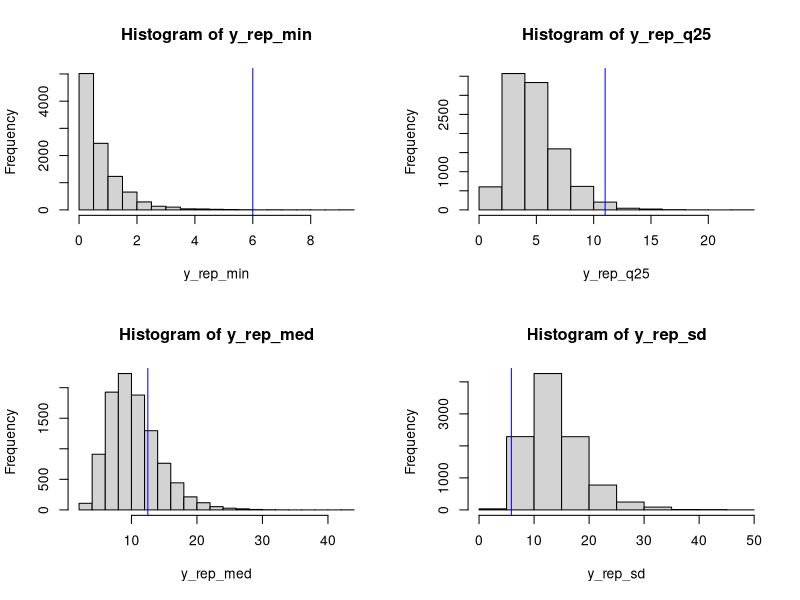
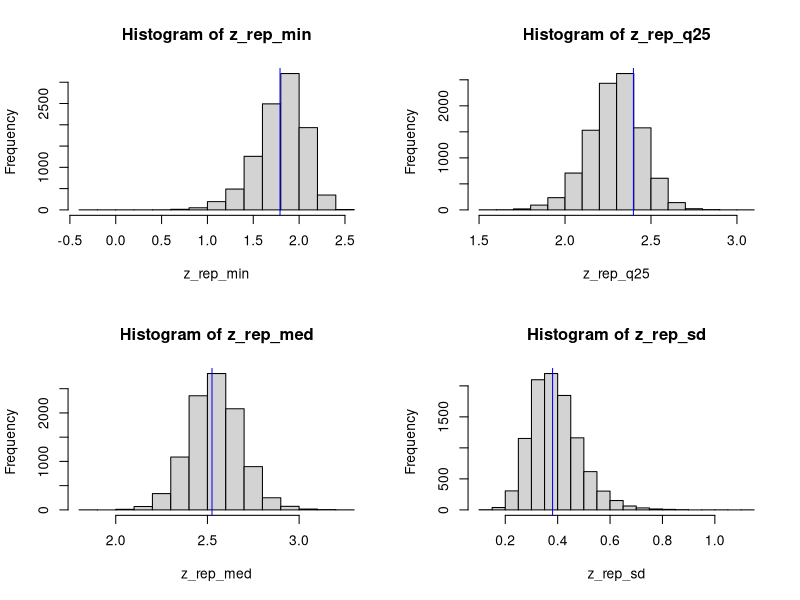
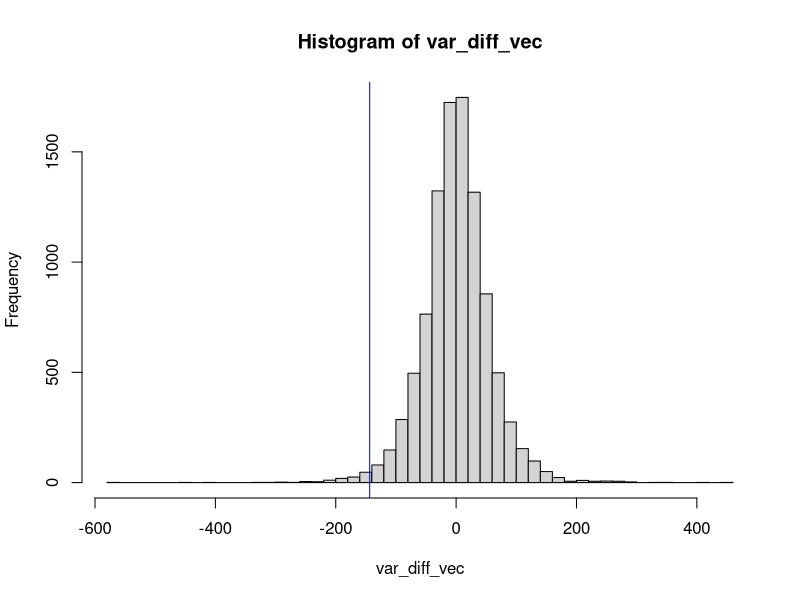
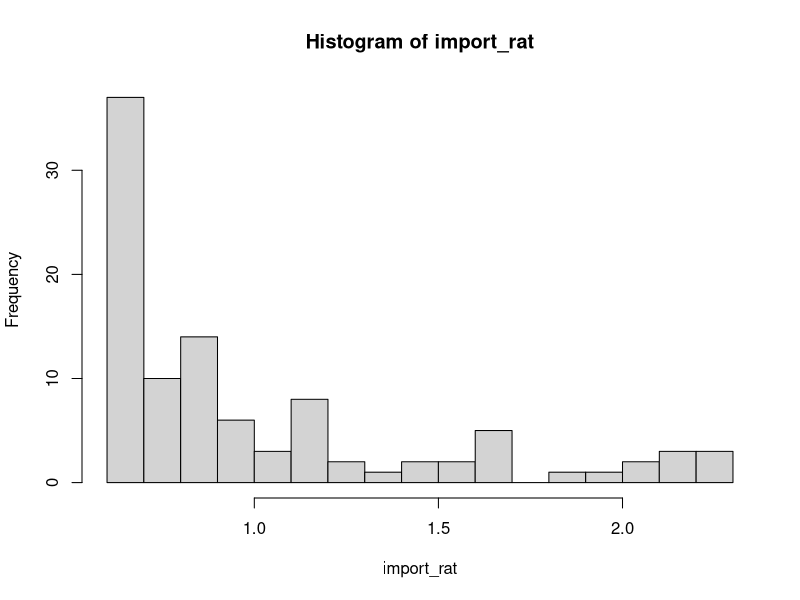
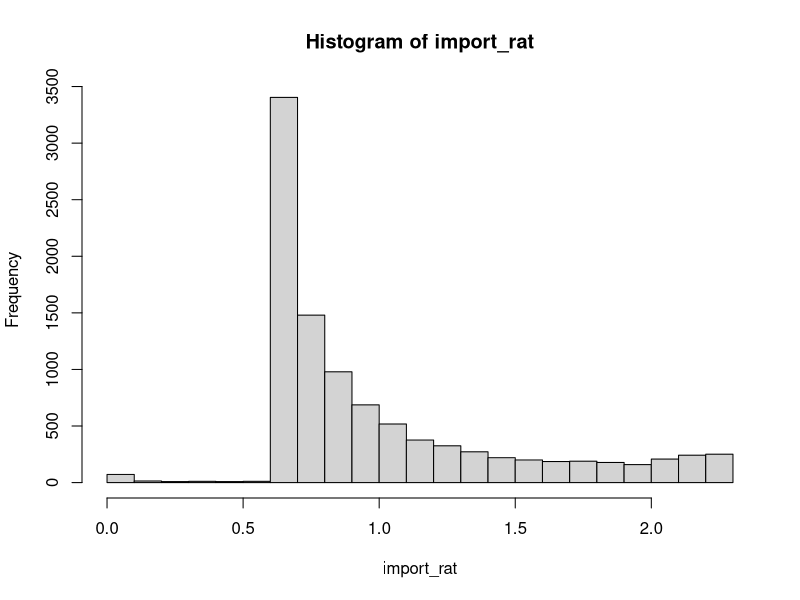
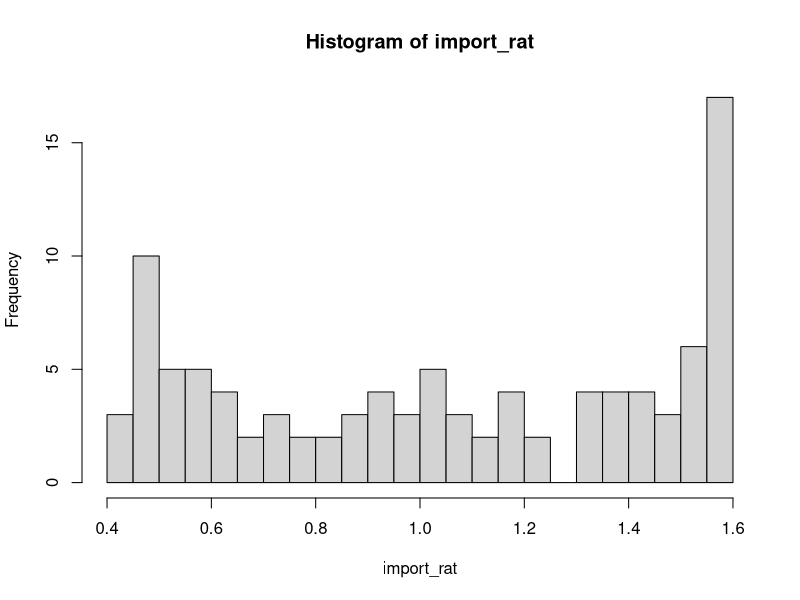
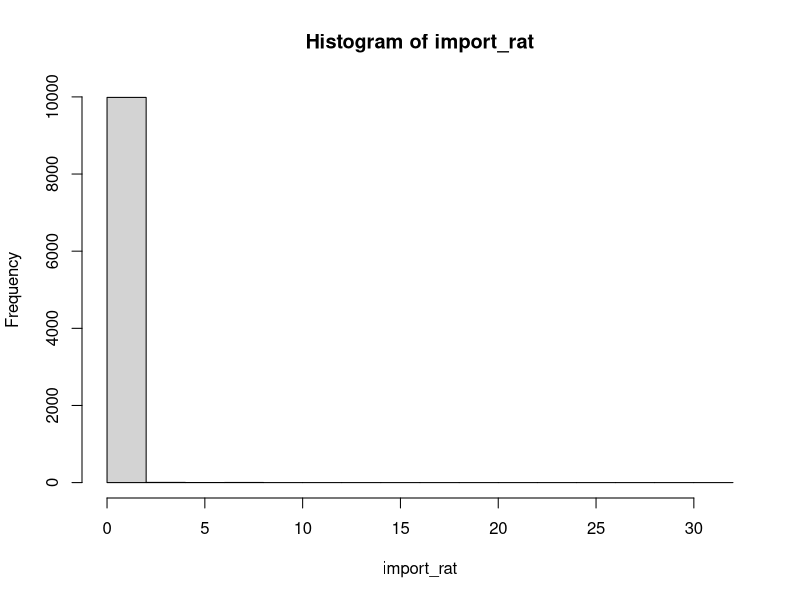

Generate these figures, in order, with R:
## No scientific notation

options(scipen = 999)

## Load in packages

library(fGarch)



########## Problem 1 ##########



## Input the known parameters and data

y <- c(15,9,15,8,8,20,25,31,13,12,11,15,11,13,13,11,11,12,6,14)
n <- length(y)
S <- 10000
alpha <- 5
beta <- alpha * 15



##### Part i #####



## Sample from the Gamma

samp_1i <- rgamma(n = S, shape = n + alpha, rate = beta + sum(y))



##### Part ii #####



## Construct the replicate data sets

y_rep <- matrix(0, nrow = S, ncol = n)

for(s in 1:S) {
    
    y_rep[s,] <- rexp(n = n, rate = samp_1i[s])
    
}



##### Part iii #####



## Compute the required test statistics for each replicate data set

y_rep_min <- apply(y_rep, 1, min)
y_rep_q25 <- apply(y_rep, 1, quantile, probs = 0.25)
y_rep_med <- apply(y_rep, 1, median)
y_rep_sd <- apply(y_rep, 1, sd)

par(mfrow = c(2, 2))

hist(x = y_rep_min)
abline(v = min(y), col = 'blue')

hist(x = y_rep_q25)
abline(v = quantile(y, 0.25), col = 'blue')

hist(x = y_rep_med)
abline(v = median(y), col = 'blue')

hist(x = y_rep_sd)
abline(v = sd(y), col = 'blue')



##### Part iv #####



## Compute the posterior predictive p-values for each statistic

pval_min <- mean(y_rep_min > min(y))
pval_q25 <- mean(y_rep_q25 > quantile(y, 0.25))
pval_med <- mean(y_rep_med > median(y))
pval_sd <- mean(y_rep_sd > sd(y))

## Probability of waiting at most 10 minutes

wait_10 <- mean(y_rep < 10)

## Output the results

cat("Minimum p-value: ", round(pval_min, 4))
cat("25% Quantile p-value: ", round(pval_q25, 4))
cat("Median p-value: ", round(pval_med, 4))
cat("Standard Deviation p-value: ", round(pval_sd, 4))
cat("Probability 10 Minute Wait: ", round(wait_10, 4))



########## Problem 2 ##########



## Input the known parameters and data

z <- log(y)
n <- length(z)
S <- 10000
alpha <- 0.01
beta <- 0.01

## Draw the sample from the posterior

s_squared <- sd(z)^2
post_tau <- rgamma(n = S, 
                  shape = alpha + (n - 1)/2,
                  rate = beta + (n - 1) * (s_squared / 2))

post_sigma <- 1/sqrt(post_tau)

Q_mu <- n * post_tau
ell_mu <- n * post_tau * mean(z)
post_mu <- rnorm(n = S, mean = (Q_mu^-1) * ell_mu, sd = sqrt(Q_mu^-1))



##### Part i #####



## Construct the replicate data set

z_rep <- matrix(0, nrow = S, ncol = n)

for(s in 1:S) {
    
    z_rep[s,] <- rnorm(n = n, mean = post_mu[s], sd = post_sigma[s])
    
}

## Compute the required test statistics for each replicate data set

z_rep_min <- apply(z_rep, 1, min)
z_rep_q25 <- apply(z_rep, 1, quantile, probs = 0.25)
z_rep_med <- apply(z_rep, 1, median)
z_rep_sd <- apply(z_rep, 1, sd)

par(mfrow = c(2, 2))

hist(x = z_rep_min)
abline(v = min(z), col = 'blue')

hist(x = z_rep_q25)
abline(v = quantile(z, 0.25), col = 'blue')

hist(x = z_rep_med)
abline(v = median(z), col = 'blue')

hist(x = z_rep_sd)
abline(v = sd(z), col = 'blue')

## Compute the posterior predictive p-values for each statistic

pval_min <- mean(z_rep_min > min(z))
pval_q25 <- mean(z_rep_q25 > quantile(z, 0.25))
pval_med <- mean(z_rep_med > median(z))
pval_sd <- mean(z_rep_sd > sd(z))

## Output the results

cat("Minimum p-value: ", round(pval_min, 4))
cat("25% Quantile p-value: ", round(pval_q25, 4))
cat("Median p-value: ", round(pval_med, 4))
cat("Standard Deviation p-value: ", round(pval_sd, 4))



##### Part ii #####



## Probability of waiting at most 10 minutes

wait_10 <- mean(z_rep < log(10))

## Output the results

cat("Probability 10 Minute Wait: ", round(wait_10, 4))



########## Problem 3 ##########



## Load in the data and known parameters

y <- c(1.960,
      1.823,
      0.968,
      2.753,
      0.779,
      3.003,
      2.463,
      2.197,
      2.806,
      3.137,
      -1.813,
      -4.242,
      -19.780,
      8.597,
      -3.134,
      7.486,
      12.621,
      -11.511,
      -12.746,
      17.244)
n <- length(y)
S <- 10000
alpha <- 0.01
beta <- 0.01



##### Part i #####



## Draw the sample from the posterior

s_squared <- sd(y)^2
post_tau <- rgamma(n = S, 
                   shape = alpha + (n - 1)/2,
                   rate = beta + (n - 1) * (s_squared / 2))

post_sigma <- 1/sqrt(post_tau)

Q_mu <- n * post_tau
ell_mu <- n * post_tau * mean(y)
post_mu <- rnorm(n = S, mean = (Q_mu^-1) * ell_mu, sd = sqrt(Q_mu^-1))



##### Part ii #####



## Construct the replicate data set

y_rep <- matrix(0, nrow = S, ncol = n)

for(s in 1:S) {
    
    y_rep[s,] <- rnorm(n = n, mean = post_mu[s], sd = post_sigma[s])
    
}



##### Part iii #####



## Compute the variance difference of the first 10 minus second 10 observation

y_1_var <- var(y[1:10])
y_2_var <- var(y[11:20])

var_diff <- y_1_var - y_2_var

## Compute the same variance for the replicate data

var_diff_vec <- numeric()

for (i in 1:S) {
    
    y_1_temp <- var(y_rep[i, 1:10])
    y_2_temp <- var(y_rep[i, 11:20])
    var_diff_vec[i] <- y_1_temp - y_2_temp
    
}

## Plot the histogram of the results

par(mfrow = c(1, 1))

hist(var_diff_vec, breaks = 50)
abline(v = var_diff, col = 'blue')



##### Part iv #####



## Posterior predictive p-value

post_pred <- mean(var_diff < var_diff_vec)

## Output the results

cat("Probability 10 Minute Wait: ", round(post_pred, 4))



########## Problem 4 ##########



##### Exercise 10.6 #####



### Part a ####



## Input the known parameters

S <- 100
mu <- 0
var <- 1
deg_free <- 3

## Sample theta from g

theta <- rstd(n = S, mean = mu, sd = sqrt(var), nu = deg_free)

## Calculate and plot the importance ratios

import_rat <- dnorm(x = theta, mean = mu, sd = sqrt(var)) /
    dstd(x = theta, mean = mu, sd = sqrt(var), nu = deg_free)

hist(import_rat, breaks = 20)



### Part b ###



## Compute the importance sampled EX and VarX

ex_imp <- ((1/S) * sum(theta * import_rat)) / ((1/S) * sum(import_rat))
var_imp <- ((1/S) * sum(theta^2 * import_rat)) / ((1/S) * sum(import_rat)) - ex_imp^2

## Compute the true EX and VarX

ex_true <- 0
var_true <- 1

## Output the results

cat("Importance Sampled Expected Value: ", round(ex_imp, 4))
cat("True Expected Value: ", round(ex_true, 4))
cat("Importance Sampled Variance: ", round(var_imp, 4))
cat("True Variance: ", round(var_true, 4))



### Part c ###



## Input the known parameters

S <- 10000
mu <- 0
var <- 1
deg_free <- 3

## Sample theta from g

theta <- rstd(n = S, mean = mu, sd = sqrt(var), nu = deg_free)

## Calculate and plot the importance ratios

import_rat <- dnorm(x = theta, mean = mu, sd = sqrt(var)) /
    dstd(x = theta, mean = mu, sd = sqrt(var), nu = deg_free)

hist(import_rat, breaks = 20)

## Compute the importance sampled EX and VarX

ex_imp <- ((1/S) * sum(theta * import_rat)) / ((1/S) * sum(import_rat))
var_imp <- ((1/S) * sum(theta^2 * import_rat)) / ((1/S) * sum(import_rat)) - ex_imp^2

## Compute the true EX and VarX

ex_true <- 0
var_true <- 1

## Output the results

cat("Importance Sampled Expected Value: ", round(ex_imp, 4))
cat("True Expected Value: ", round(ex_true, 4))
cat("Importance Sampled Variance: ", round(var_imp, 4))
cat("True Variance: ", round(var_true, 4))



### Part d ###



## Compute the effective sample size

S_eff <- 1 / (sum((import_rat / sum(sample(import_rat)))^2))

## Output the results

cat("Effective Sample Size: ", round(S_eff, 4))



##### Exercise 10.7 #####



### Part a ####



## Input the known parameters

S <- 100
mu <- 0
var <- 1
deg_free <- 3

## Sample theta from g

theta <- rnorm(n = S, mean = mu, sd = sqrt(var))

## Calculate and plot the importance ratios

import_rat <- dstd(x = theta, mean = mu, sd = sqrt(var), nu = deg_free) /
    dnorm(x = theta, mean = mu, sd = sqrt(var))

hist(import_rat, breaks = 20)



### Part b ###



## Compute the importance sampled EX and VarX

ex_imp <- ((1/S) * sum(theta * import_rat)) / ((1/S) * sum(import_rat))
var_imp <- ((1/S) * sum(theta^2 * import_rat)) / ((1/S) * sum(import_rat)) - ex_imp^2

## Compute the true EX and VarX

ex_true <- 0
var_true <- 1

## Output the results

cat("Importance Sampled Expected Value: ", round(ex_imp, 4))
cat("True Expected Value: ", round(ex_true, 4))
cat("Importance Sampled Variance: ", round(var_imp, 4))
cat("True Variance: ", round(var_true, 4))



### Part c ###



## Input the known parameters

S <- 10000
mu <- 0
var <- 1
deg_free <- 3

## Sample theta from g

theta <- rnorm(n = S, mean = mu, sd = sqrt(var))

## Calculate and plot the importance ratios

import_rat <- dstd(x = theta, mean = mu, sd = sqrt(var), nu = deg_free) /
    dnorm(x = theta, mean = mu, sd = sqrt(var))

hist(import_rat, breaks = 20)

## Compute the importance sampled EX and VarX

ex_imp <- ((1/S) * sum(theta * import_rat)) / ((1/S) * sum(import_rat))
var_imp <- ((1/S) * sum(theta^2 * import_rat)) / ((1/S) * sum(import_rat)) - ex_imp^2

## Compute the true EX and VarX

ex_true <- 0
var_true <- 1

## Output the results

cat("Importance Sampled Expected Value: ", round(ex_imp, 4))
cat("True Expected Value: ", round(ex_true, 4))
cat("Importance Sampled Variance: ", round(var_imp, 4))
cat("True Variance: ", round(var_true, 4))



### Part d ###



## Compute the effective sample size

S_eff <- 1 / (sum((import_rat / sum(sample(import_rat)))^2))

## Output the results

cat("Effective Sample Size: ", round(S_eff, 4))
